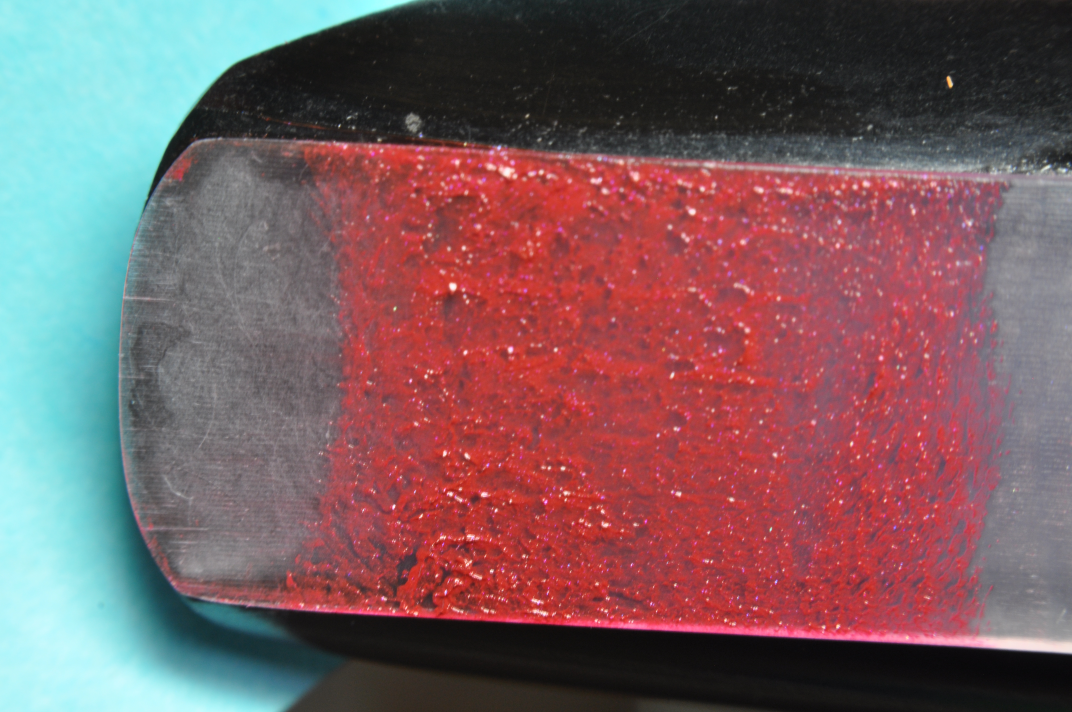
#> input picture AreaImagePosture/images/DSC_0030.JPG, 4288 x 2848 px (shown at 1/4 size)
$ python -i ColorDetector.py   (imports and definitions only)   (Python 2 division)
#> lines starting #> are read from the running program, lines starting #| are printed output that depends on the picture; after the words box and inside, x2 and y2 are one past the last pixel; in counts of white or black regions, pixels touching at a corner belong together
### myPys/ImageWindow.py
import cv2
import sys


class ImageWindow:

	def __init__(self,image):
		self.image = image
		self.img_width = image.shape[1]
		self.img_height = image.shape[0]
		screen_res = 1440, 900 #screeen resolution
		scale_width = screen_res[0] / float(self.img_width)
		scale_height = screen_res[1] / float(self.img_height)
		scale = min(scale_width, scale_height)
		self.window_height = int(image.shape[0] * scale)
		self.window_width = int(image.shape[1] * scale)

	def width(self):
		return self.window_width

	def height(self):
		return self.window_height

	def width_size(self):
		return self.img_width

	def height_size(self):
		return self.img_height

### myPys/myCV.py
import sys,os
import cv2
import pylab as plt
import numpy as np
import math
import time
sys.path.append('./piggyphoto')
import piggyphoto
sys.path.append('../myPys')
import ImageWindow


# [4 lines left out: function make_mask, not called in this run]

def reverse_black_white(img):
	return 255 - img

# [30 lines left out: functions fill_out_of_bounds, get_matched_coordinates, displayImages, not called in this run]


def closing(img):
	##define kernel
	k = np.ones((15,15),np.uint8)
	return cv2.morphologyEx(img, cv2.MORPH_CLOSE, k,5)

### myPys/ColorDetector.py
import numpy as np
import cv2
import ImageWindow
import time
import myCV

class ColorDetector:
	def __init__(self,img):
		self.img = img
		##conveert HSV color space
		self.hsv = cv2.cvtColor(img,cv2.COLOR_BGR2HSV)
		self.hue = self.hsv[:,:,0]
		self.saturation = self.hsv[:,:,1]
		self.meido = self.hsv[:,:,2]


	def detectRed(self):
		mabiki = 5
		original_imageWindow = ImageWindow.ImageWindow(self.hue)
#		hue = self.hue[::mabiki,::mabiki]
		hue = cv2.resize(self.hue,(original_imageWindow.width_size()/mabiki,original_imageWindow.height_size()/mabiki))
#		saturation = self.saturation[::mabiki,::mabiki]
		saturation = cv2.resize(self.saturation,(original_imageWindow.width_size()/mabiki,original_imageWindow.height_size()/mabiki))
#		meido = self.meido[::mabiki,::mabiki]
		meido = cv2.resize(self.meido,(original_imageWindow.width_size()/mabiki,original_imageWindow.height_size()/mabiki))
		small_imageWindow = ImageWindow.ImageWindow(hue)

		red_image = np.zeros([small_imageWindow.height_size(),small_imageWindow.width_size()],np.uint8)
		hue  = cv2.medianBlur(hue,15) ## apply medial fillter
		#self.saturation = cv2.medianBlur(self.saturation,15) ## apply medial fillter


		start = time.time();
		for i,h in np.ndenumerate(hue):
			if (h < 8 or h > 148) and saturation[i[0],i[1]] > 80 and meido[i[0],i[1]] > 70:
				red_image[i[0],i[1]] = 255
			else:
				red_image[i[0],i[1]] = 0


		closing_img = myCV.closing(red_image)
		closing_img = cv2.resize(closing_img,(original_imageWindow.width_size(),original_imageWindow.height_size()))

		print 'process time',time.time() - start

		return closing_img

>>> import cv2
>>> picture = cv2.imread('../AreaImagePosture/images/DSC_0030.JPG')
#> picture is the input picture: shape (2848, 4288, 3); mean B, G, R 97.7, 93.7, 123.7
>>> result = ColorDetector(picture).detectRed()
#> in __init__, `self.hsv = cv2.cvtColor(img,cv2.COLOR_BGR2HSV)`: self.hsv: shape (2848, 4288, 3); mean H, S, V 100.7, 91.8, 139.4
#> in __init__, `self.hue = self.hsv[:,:,0]`:
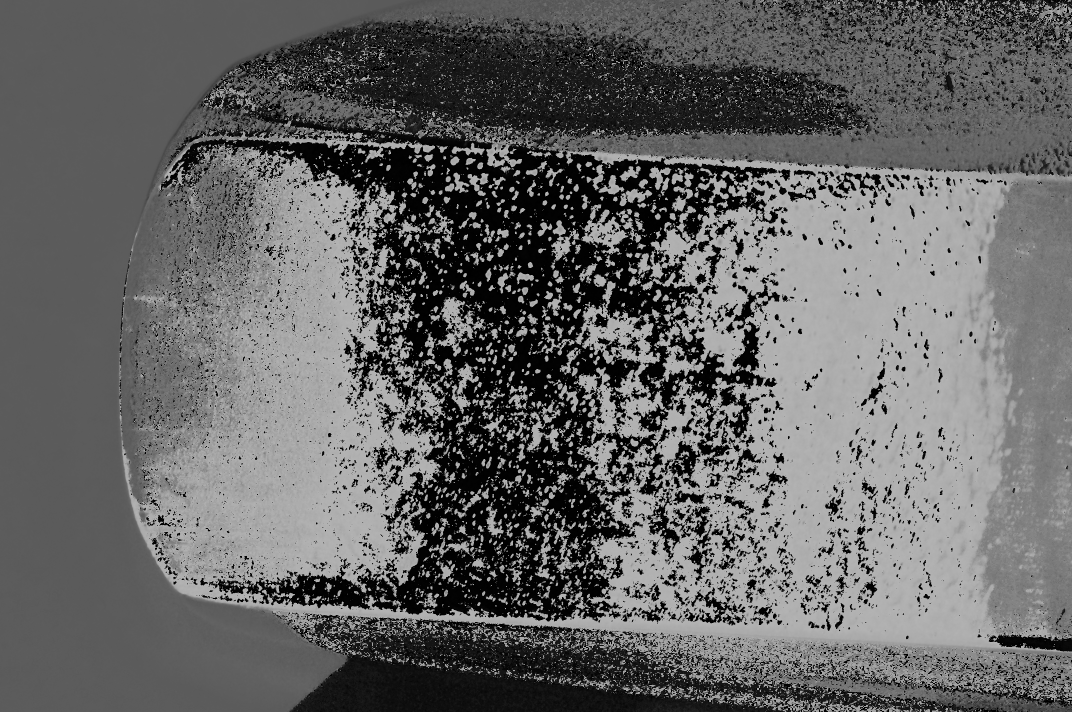
#> self.hue: shape (2848, 4288) (shown at 1/4 size); min 0, max 179, mean 100.7
#> in __init__, `self.meido = self.hsv[:,:,2]`:
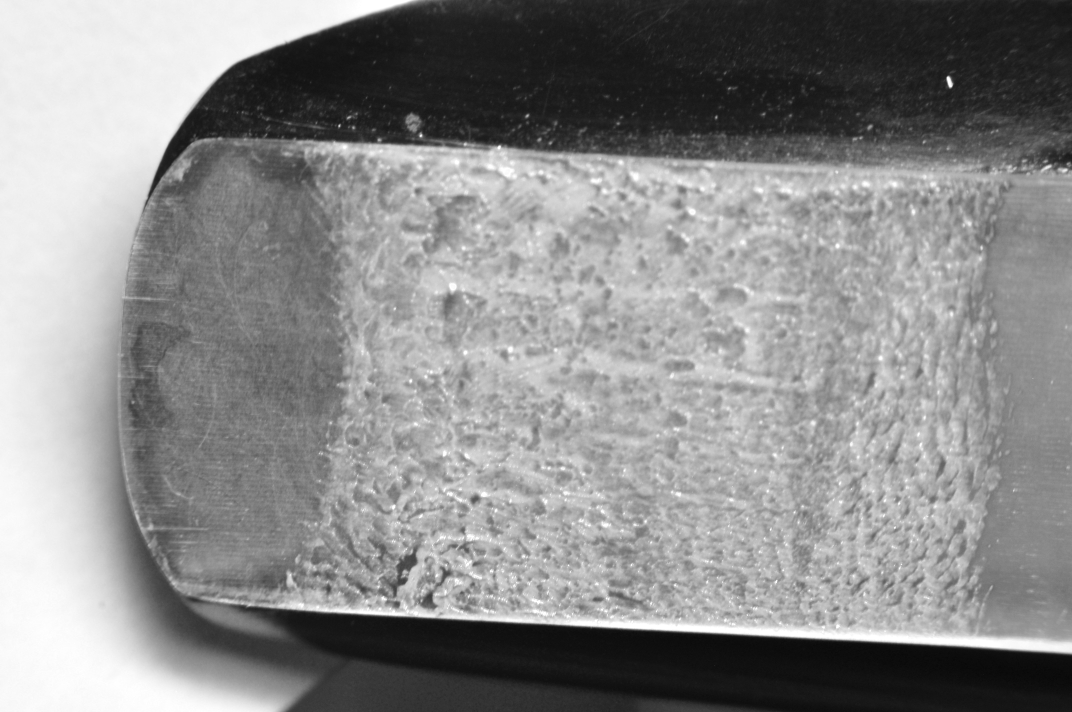
#> self.meido: shape (2848, 4288) (shown at 1/4 size); min 6, max 255, mean 139.4
#> in detectRed, `saturation = cv2.resize(self.saturation,(original_imageWindow.width_si..`:
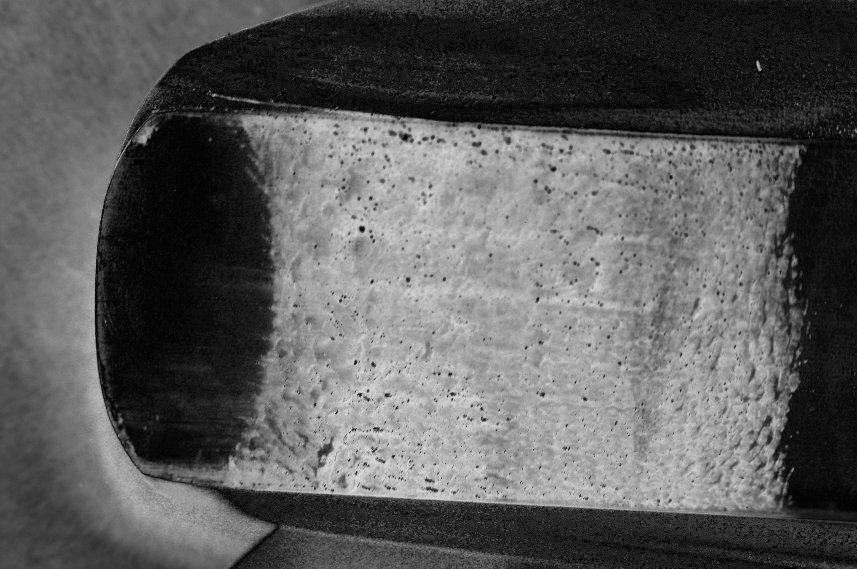
#> saturation: shape (569, 857); min 0, max 223, mean 91.6
#> in detectRed, `meido = cv2.resize(self.meido,(original_imageWindow.width_size()/mabik..`:
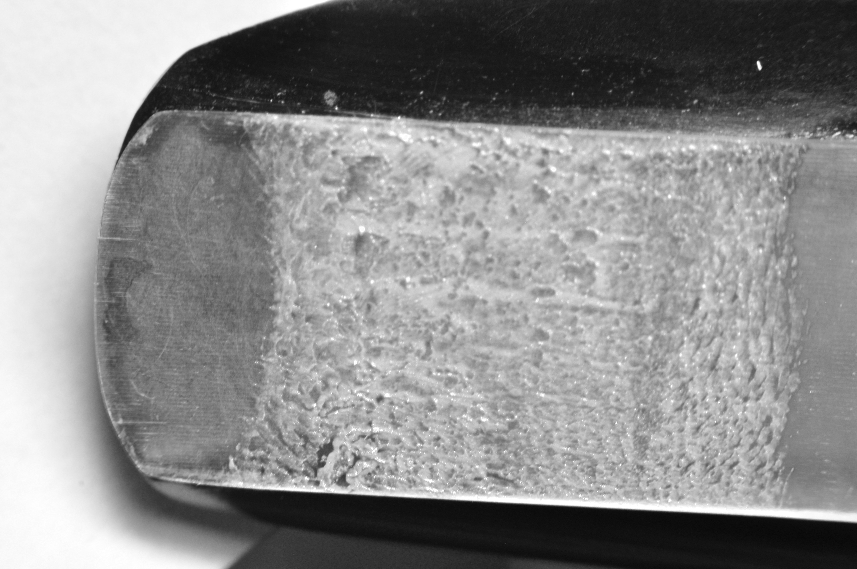
#> meido: shape (569, 857); min 7, max 255, mean 139.3
#> in detectRed, `hue  = cv2.medianBlur(hue,15)`:
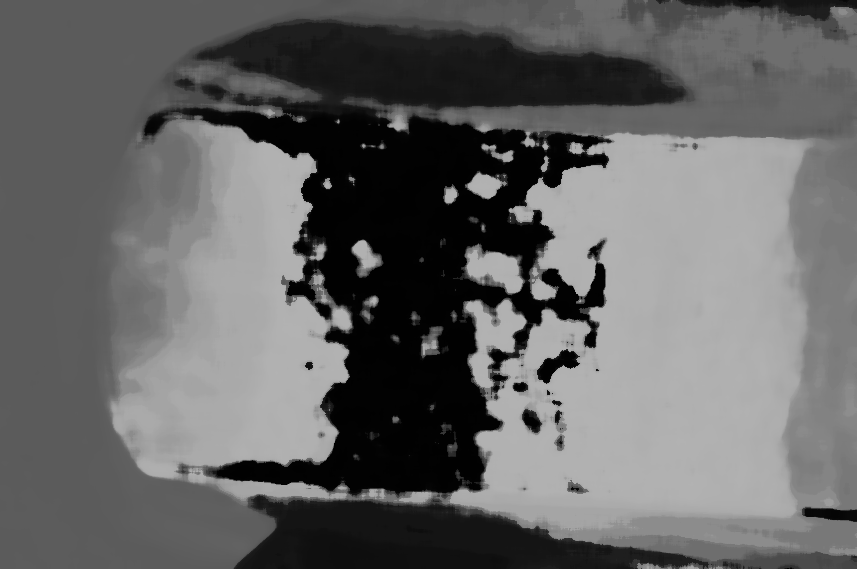
#> hue: shape (569, 857); min 0, max 178, mean 100.6
#> the loop in detectRed, `for i,h in np.ndenumerate(hue):` made 487633 passes
#> i on passes 1 to 3: (0, 0), (0, 1), (0, 2)
#> after the loop in detectRed, `for i,h in np.ndenumerate(hue):`:
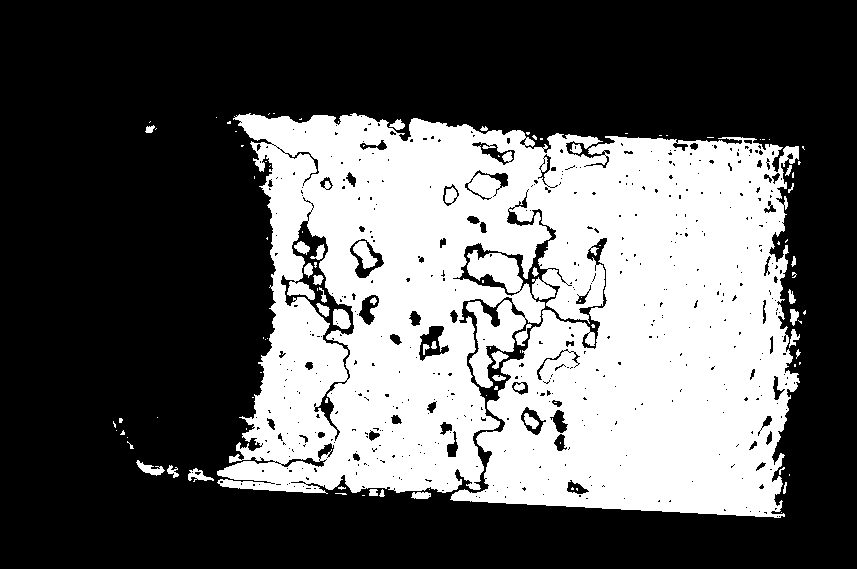
#> red_image: shape (569, 857); 37% white; 108 white regions (73 under 20 px), largest, box (x1, y1, x2, y2) and area: (217, 113, 800, 518) 176828, (353, 241, 378, 269) 352, (333, 309, 351, 329) 281
#> in closing, `return cv2.morphologyEx(img, cv2.MORPH_CLOSE, k,5)`:
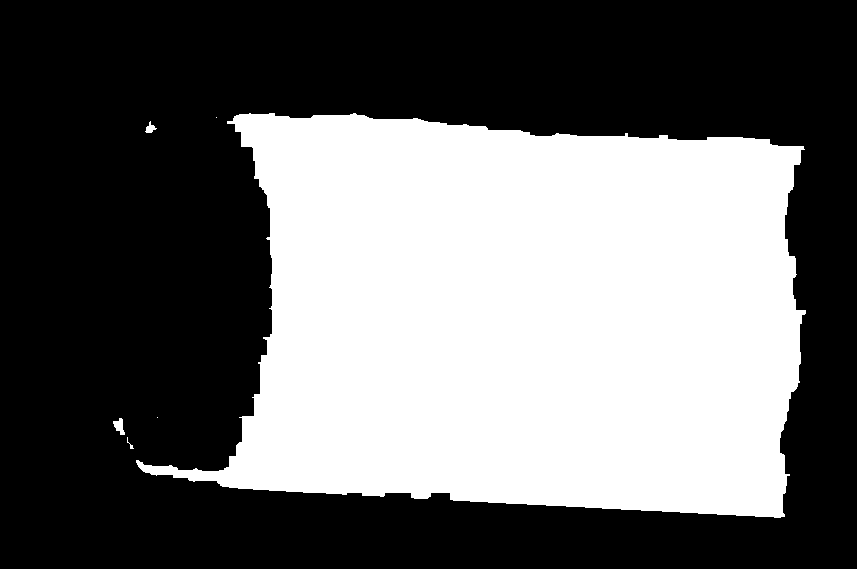
#> returned value: shape (569, 857); 41.4% white; 6 white regions (2 under 20 px), largest, box (x1, y1, x2, y2) and area: (136, 113, 806, 518) 201457, (113, 418, 125, 435) 117, (145, 121, 157, 133) 71, (127, 437, 134, 449) 22
